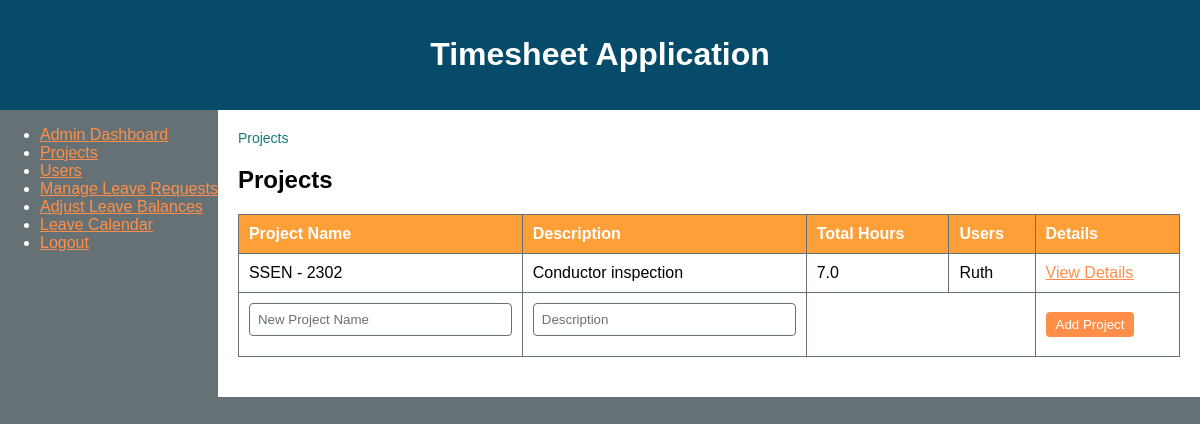
Page /admin_dashboard/projects (signed in) on the committed database.
### timesheet_app.py (models this page shows, shortened)
class User(UserMixin, db.Model):
    id = db.Column(db.Integer, primary_key=True)
    username = db.Column(db.String(100), unique=True, nullable=False)
    password_hash = db.Column(db.String(200), nullable=False)
    role = db.Column(db.String(10), nullable=False, default='user')
    status = db.Column(db.String(10), nullable=False, default='active')
    timesheets = db.relationship('Timesheet', backref='user', lazy=True)
    leave_requests = db.relationship('LeaveRequest', backref='user', lazy=True)
    leave_balance = db.relationship('LeaveBalance', backref='user', uselist=False, lazy=True)

class Project(db.Model):
    id = db.Column(db.Integer, primary_key=True)
    name = db.Column(db.String(100), nullable=False, unique=True)
    description = db.Column(db.Text, nullable=True)
    work_packages = db.relationship('WorkPackage', backref='project', lazy=True)

### timesheet_app.py (the view, shortened to what this page needs)
@app.route('/admin_dashboard/projects', methods=['GET', 'POST'])
@admin_required
def projects_page():
    projects = Project.query.all()
    project_data = []
    for project in projects:
        total_hours = db.session.query(db.func.sum(Timesheet.hours))\
            .join(Task).join(WorkPackage)\
            .filter(WorkPackage.project_id == project.id)\
            .scalar() or 0
        users = db.session.query(User.username)\
            .join(Timesheet).join(Task).join(WorkPackage)\
            .filter(WorkPackage.project_id == project.id)\
            .distinct().all()
        project_data.append({
            'project': project,
            'total_hours': total_hours,
            'users': [u[0] for u in users]
        })
    return render_template('projects.html', project_data=project_data)

### timesheet_app.py (called while the page is built)
@login_manager.user_loader
def load_user(user_id):
    return User.query.get(int(user_id))

def admin_required(f):
    @wraps(f)
    @login_required
    def decorated_function(*args, **kwargs):
        if current_user.role != 'admin':
            flash('Admin access required', 'danger')
            return redirect(url_for('index'))
        return f(*args, **kwargs)
    return decorated_function

### templates/projects.html (shortened to what this page needs)
{% extends 'base.html' %}
{% block breadcrumb %}
<nav class="breadcrumb">
    <span>Projects</span>
</nav>
{% endblock %}
{% block content %}
<h2>Projects</h2>
<table>
    <thead>
        <tr>
            <th>Project Name</th>
            <th>Description</th>
            <th>Total Hours</th>
            <th>Users</th>
            <th>Details</th>
        </tr>
    </thead>
    <tbody>
        {% for item in project_data %}
        <tr>
            <td>{{ item.project.name }}</td>
            <td>{{ item.project.description }}</td>
            <td>{{ item.total_hours }}</td>
            <td>{{ item.users | join(', ') }}</td>
            <td><a href="{{ url_for('project_detail', project_id=item.project.id) }}">View Details</a></td>
        </tr>
        {% endfor %}
        <tr>
            <form method="POST" action="{{ url_for('projects_page') }}">
                <td><input type="text" name="project_name" placeholder="New Project Name" required></td>
                <td><input type="text" name="project_description" placeholder="Description" required></td>
                <td colspan="2"></td>
                <td><button type="submit">Add Project</button></td>
            </form>
        </tr>
    </tbody>
</table>
{% endblock %}

### static/styles.css (style rules this page uses)
body { font-family: Arial, sans-serif; margin: 0; padding: 0; color: #FFFFFF; background-color: #667176; }
.breadcrumb { margin-bottom: 20px; }
.breadcrumb span { margin-right: 5px; color: #187979; }
table { width: 100%; border-collapse: collapse; margin-bottom: 20px; color: #000000; }
table, th, td { border: 1px solid #667176; }
th { background-color: #ff9f38; color: #FFFFFF; }
td { background-color: #FFFFFF; }
th, td { padding: 10px; text-align: left; }
button { padding: 8px 12px; background-color: #ff8f48; color: #FFFFFF; border: none; border-radius: 4px; cursor: pointer; }
input[type="text"], input[type="number"], textarea, select { width: 100%; padding: 8px; margin-bottom: 10px; box-sizing: border-box; border: 1px solid #667176; border-radius: 4px; background-color: #FFFFFF; color: #000000; }
input[type="text"]::placeholder, input[type="number"]::placeholder, textarea::placeholder { color: #667176; }
nav.breadcrumb { font-size: 14px; }
nav.breadcrumb span { color: #187979; }
a { color: #ff8f48; }
table td button { padding: 5px 10px; background-color: #ff8f48; color: #FFFFFF; border: none; border-radius: 4px; cursor: pointer; }
form { margin-bottom: 20px; }

### rows in the picture
User: project.name "SSEN - 2302", project.description "Conductor inspection", total_hours "7.0", users "Ruth"
